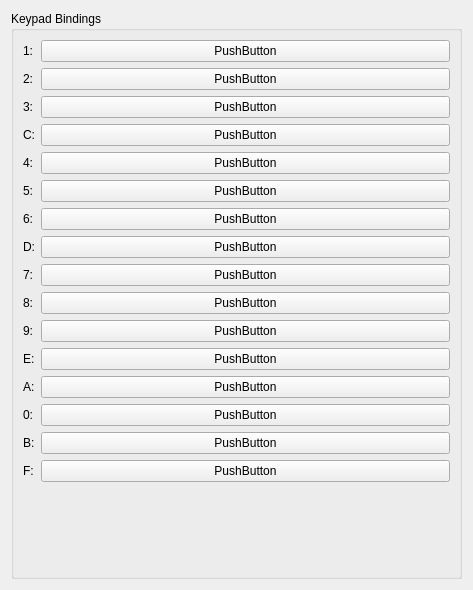
<?xml version="1.0" encoding="UTF-8"?>
<ui version="4.0">
 <class>KeypadSettings</class>
 <widget class="QWidget" name="KeypadSettings">
  <property name="geometry">
   <rect>
    <x>0</x>
    <y>0</y>
    <width>473</width>
    <height>590</height>
   </rect>
  </property>
  <property name="windowTitle">
   <string>Form</string>
  </property>
  <layout class="QVBoxLayout" name="verticalLayout">
   <item>
    <widget class="QGroupBox" name="groupBox">
     <property name="title">
      <string>Keypad Bindings</string>
     </property>
     <layout class="QFormLayout" name="formLayout">
      <item row="0" column="0">
       <widget class="QLabel" name="label">
        <property name="text">
         <string>1:</string>
        </property>
       </widget>
      </item>
      <item row="0" column="1">
       <widget class="QPushButton" name="button_1">
        <property name="text">
         <string>PushButton</string>
        </property>
       </widget>
      </item>
      <item row="1" column="0">
       <widget class="QLabel" name="label_2">
        <property name="text">
         <string>2:</string>
        </property>
       </widget>
      </item>
      <item row="1" column="1">
       <widget class="QPushButton" name="button_2">
        <property name="text">
         <string>PushButton</string>
        </property>
       </widget>
      </item>
      <item row="2" column="0">
       <widget class="QLabel" name="label_3">
        <property name="text">
         <string>3:</string>
        </property>
       </widget>
      </item>
      <item row="2" column="1">
       <widget class="QPushButton" name="button_3">
        <property name="text">
         <string>PushButton</string>
        </property>
       </widget>
      </item>
      <item row="3" column="0">
       <widget class="QLabel" name="label_4">
        <property name="text">
         <string>C:</string>
        </property>
       </widget>
      </item>
      <item row="3" column="1">
       <widget class="QPushButton" name="button_C">
        <property name="text">
         <string>PushButton</string>
        </property>
       </widget>
      </item>
      <item row="4" column="0">
       <widget class="QLabel" name="label_5">
        <property name="text">
         <string>4:</string>
        </property>
       </widget>
      </item>
      <item row="4" column="1">
       <widget class="QPushButton" name="button_4">
        <property name="text">
         <string>PushButton</string>
        </property>
       </widget>
      </item>
      <item row="5" column="0">
       <widget class="QLabel" name="label_6">
        <property name="text">
         <string>5:</string>
        </property>
       </widget>
      </item>
      <item row="5" column="1">
       <widget class="QPushButton" name="button_5">
        <property name="text">
         <string>PushButton</string>
        </property>
       </widget>
      </item>
      <item row="6" column="0">
       <widget class="QLabel" name="label_7">
        <property name="text">
         <string>6:</string>
        </property>
       </widget>
      </item>
      <item row="6" column="1">
       <widget class="QPushButton" name="button_6">
        <property name="text">
         <string>PushButton</string>
        </property>
       </widget>
      </item>
      <item row="7" column="0">
       <widget class="QLabel" name="label_8">
        <property name="text">
         <string>D:</string>
        </property>
       </widget>
      </item>
      <item row="7" column="1">
       <widget class="QPushButton" name="button_D">
        <property name="text">
         <string>PushButton</string>
        </property>
       </widget>
      </item>
      <item row="8" column="0">
       <widget class="QLabel" name="label_9">
        <property name="text">
         <string>7:</string>
        </property>
       </widget>
      </item>
      <item row="8" column="1">
       <widget class="QPushButton" name="button_7">
        <property name="text">
         <string>PushButton</string>
        </property>
       </widget>
      </item>
      <item row="9" column="0">
       <widget class="QLabel" name="label_10">
        <property name="text">
         <string>8:</string>
        </property>
       </widget>
      </item>
      <item row="9" column="1">
       <widget class="QPushButton" name="button_8">
        <property name="text">
         <string>PushButton</string>
        </property>
       </widget>
      </item>
      <item row="10" column="0">
       <widget class="QLabel" name="label_11">
        <property name="text">
         <string>9:</string>
        </property>
       </widget>
      </item>
      <item row="10" column="1">
       <widget class="QPushButton" name="button_9">
        <property name="text">
         <string>PushButton</string>
        </property>
       </widget>
      </item>
      <item row="11" column="0">
       <widget class="QLabel" name="label_12">
        <property name="text">
         <string>E:</string>
        </property>
       </widget>
      </item>
      <item row="11" column="1">
       <widget class="QPushButton" name="button_E">
        <property name="text">
         <string>PushButton</string>
        </property>
       </widget>
      </item>
      <item row="12" column="0">
       <widget class="QLabel" name="label_13">
        <property name="text">
         <string>A:</string>
        </property>
       </widget>
      </item>
      <item row="12" column="1">
       <widget class="QPushButton" name="button_A">
        <property name="text">
         <string>PushButton</string>
        </property>
       </widget>
      </item>
      <item row="13" column="0">
       <widget class="QLabel" name="label_14">
        <property name="text">
         <string>0:</string>
        </property>
       </widget>
      </item>
      <item row="13" column="1">
       <widget class="QPushButton" name="button_0">
        <property name="text">
         <string>PushButton</string>
        </property>
       </widget>
      </item>
      <item row="14" column="0">
       <widget class="QLabel" name="label_15">
        <property name="text">
         <string>B:</string>
        </property>
       </widget>
      </item>
      <item row="14" column="1">
       <widget class="QPushButton" name="button_B">
        <property name="text">
         <string>PushButton</string>
        </property>
       </widget>
      </item>
      <item row="15" column="0">
       <widget class="QLabel" name="label_16">
        <property name="text">
         <string>F:</string>
        </property>
       </widget>
      </item>
      <item row="15" column="1">
       <widget class="QPushButton" name="button_F">
        <property name="text">
         <string>PushButton</string>
        </property>
       </widget>
      </item>
     </layout>
    </widget>
   </item>
  </layout>
 </widget>
 <resources/>
 <connections/>
</ui>
